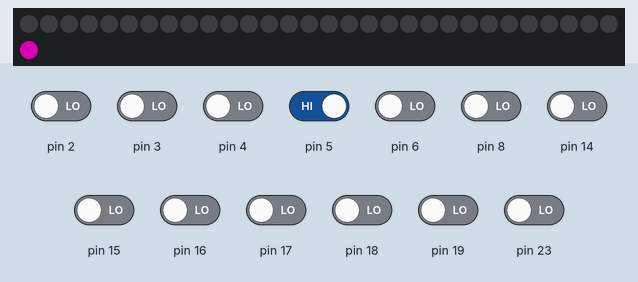
This sketch was run on a simulated Arduino Uno, built with avr-gcc and run on an emulated ATmega328P. On the bench: 31 RGB LEDs in strip order, left to right, continuing on the next row. Inputs (shaded band) come from the test bench; at power-on: pin 5 HIGH, pin 2–4, pin 6, pin 8, pin 14–19, pin 23 LOW. Dim RGB values are drawn brighter than linear; what the sketch prints to the serial monitor is not drawn.

Above: at 1.2 s.
1.3 s: pin 5 driven LOW
At 1.74 s:
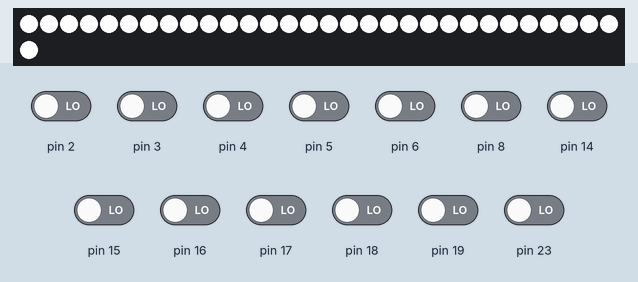
Timing chart, 0 to 4.3 s (numbered marks = the images above; inputs shaded):
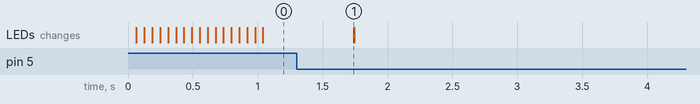

The sketch:

main.ino
```cpp
#include "DRLBlinker.h"

#define LEDS_PER_STRIP 31


DRLBlinker<7, LEDS_PER_STRIP> lxDRL("lxDRL", CHSV(0, 0, 255));
//DRLBlinker<8, LEDS_PER_STRIP> rxDRL("rxDRL", CRGB(255,255,255));


#define BLINK_FRAMES 32
Frame blink[BLINK_FRAMES] = {
	FRAME(
		2,
		ALL_RESET,
		PIXEL(0, 8, 255, 255)
	),
	FRAME(
		1,
		PIXEL(1, 8, 255, 255)
	),
	FRAME(
		1,
		PIXEL(2, 8, 255, 255)
	),
	FRAME(
		1,
		PIXEL(3, 8, 255, 255)
	),
	FRAME(
		1,
		PIXEL(4, 8, 255, 255)
	),
	FRAME(
		1,
		PIXEL(5, 8, 255, 255)
	),
	FRAME(
		1,
		PIXEL(6, 8, 255, 255)
	),
	FRAME(
		1,
		PIXEL(7, 8, 255, 255)
	),
	FRAME(
		1,
		PIXEL(8, 8, 255, 255)
	),
	FRAME(
		1,
		PIXEL(9, 8, 255, 255)
	),
	FRAME(
		1,
		PIXEL(10, 8, 255, 255)
	),
	FRAME(
		1,
		PIXEL(11, 8, 255, 255)
	),
	FRAME(
		1,
		PIXEL(12, 8, 255, 255)
	),
	FRAME(
		1,
		PIXEL(13, 8, 255, 255)
	),
	FRAME(
		1,
		PIXEL(14, 8, 255, 255)
	),
	FRAME(
		1,
		PIXEL(15, 8, 255, 255)
	),
	FRAME(
		1,
		PIXEL(16, 8, 255, 255)
	),
	FRAME(
		1,
		PIXEL(17, 8, 255, 255)
	),
	FRAME(
		1,
		PIXEL(18, 8, 255, 255)
	),
	FRAME(
		1,
		PIXEL(19, 8, 255, 255)
	),
	FRAME(
		1,
		PIXEL(20, 8, 255, 255)
	),
	FRAME(
		1,
		PIXEL(21, 8, 255, 255)
	),
	FRAME(
		1,
		PIXEL(22, 8, 255, 255)
	),
	FRAME(
		1,
		PIXEL(23, 8, 255, 255)
	),
	FRAME(
		1,
		PIXEL(24, 8, 255, 255)
	),
	FRAME(
		1,
		PIXEL(25, 8, 255, 255)
	),
	FRAME(
		1,
		PIXEL(26, 8, 255, 255)
	),
	FRAME(
		1,
		PIXEL(27, 8, 255, 255)
	),
	FRAME(
		1,
		PIXEL(28, 8, 255, 255)
	),
	FRAME(
		1,
		PIXEL(29, 8, 255, 255)
	),
	FRAME(
		1,
		PIXEL(30, 8, 255, 255)
	),
	FRAME(
		1,
		ALL_RESET
	)
};


#define STARTUP_FRAMES 18
Frame startup[STARTUP_FRAMES] = {
	FRAME(
		2,
		ALL_RESET,
		PIXEL(15, 213, 255, 255)
	),
	FRAME(
		3,
		ALL_RESET,
		PIXEL(14, 213, 255, 255),
		PIXEL(16, 213, 255, 255)
	),
	FRAME(
		3,
		ALL_RESET,
		PIXEL(13, 213, 255, 255),
		PIXEL(17, 213, 255, 255)
	),
	FRAME(
		3,
		ALL_RESET,
		PIXEL(12, 213, 255, 255),
		PIXEL(18, 213, 255, 255)
	),
	FRAME(
		3,
		ALL_RESET,
		PIXEL(11, 213, 255, 255),
		PIXEL(19, 213, 255, 255)
	),
	FRAME(
		3,
		ALL_RESET,
		PIXEL(10, 213, 255, 255),
		PIXEL(20, 213, 255, 255)
	),
	FRAME(
		3,
		ALL_RESET,
		PIXEL(9, 213, 255, 255),
		PIXEL(21, 213, 255, 255)
	),
	FRAME(
		3,
		ALL_RESET,
		PIXEL(8, 213, 255, 255),
		PIXEL(22, 213, 255, 255)
	),
	FRAME(
		3,
		ALL_RESET,
		PIXEL(7, 213, 255, 255),
		PIXEL(23, 213, 255, 255)
	),
	FRAME(
		3,
		ALL_RESET,
		PIXEL(6, 213, 255, 255),
		PIXEL(24, 213, 255, 255)
	),
	FRAME(
		3,
		ALL_RESET,
		PIXEL(5, 213, 255, 255),
		PIXEL(25, 213, 255, 255)
	),
	FRAME(
		3,
		ALL_RESET,
		PIXEL(4, 213, 255, 255),
		PIXEL(26, 213, 255, 255)
	),
	FRAME(
		3,
		ALL_RESET,
		PIXEL(3, 213, 255, 255),
		PIXEL(27, 213, 255, 255)
	),
	FRAME(
		3,
		ALL_RESET,
		PIXEL(2, 213, 255, 255),
		PIXEL(28, 213, 255, 255)
	),
	FRAME(
		3,
		ALL_RESET,
		PIXEL(1, 213, 255, 255),
		PIXEL(29, 213, 255, 255)
	),
	FRAME(
		3,
		ALL_RESET,
		PIXEL(0, 213, 255, 255),
		PIXEL(30, 213, 255, 255)
	),
	FRAME(
		3,
		PIXEL(0, 213, 255, 255),
		PIXEL(30, 213, 255, 255)
	),
	FRAME(
		3,
		PIXEL(0, 213, 255, 255),
		PIXEL(30, 213, 255, 255)
	)
};

int val;
bool blinkState = true;
volatile unsigned long blinkTime = 0;
volatile unsigned long currentTime;
bool DRLAccesa = true;

void setup() {
	Serial.begin(9600);

  	pinMode(5, INPUT);

	lxDRL.initialize(&onAnimationEnd_LX);
	//rxDRL.initialize();

	lxDRL.setupAnimation(16, startup, STARTUP_FRAMES, 60);
	lxDRL.startAnimation(16);

}

void onAnimationEnd_LX(int animationId) {
	Serial.print("LX Animation ");
	Serial.print(animationId);
	Serial.println(" ended");

	switch(animationId) {
		case 16: { //startup
			lxDRL.setupAnimation(17, blink, BLINK_FRAMES, 30);
			lxDRL.showDRL();
			DRLAccesa = true;
			//lxDRL.startAnimation(17);
			break;
		}
	}
}

void loop() {
	val = digitalRead(5); //1

  	currentTime = millis(); //3000

  	//3110 - 3000 = 110 > 100 si
  	if(currentTime - blinkTime > 100) {
		if(val == LOW && blinkState == false) {
			blinkState = true;
			DRLAccesa = false;
			//Serial.println("ACCESO");
			blinkTime = currentTime;
			lxDRL.startAnimation(17);
		} else if(val == HIGH && blinkState == true) {
			blinkState = false;
			DRLAccesa = false;
			//Serial.println("SPENTO");
			//blinkTime = currentTime;
			//lxDRL.stopAnimation();
		}
  	}

  	if(currentTime - blinkTime > BLINK_FRAMES * 40 && DRLAccesa == false && val == HIGH) {
  		//Serial.println("FERMO DA TROPPO");
  		DRLAccesa = true;
  		lxDRL.reset();
  		lxDRL.showDRL();
  	}


	/*
	 * lxDRL animation
	 */
	lxDRL.render();
}
```

DRLBlinker.h
```cpp
#ifndef DRLBlinker_h
	#define DRLBlinker_h
	#include "Arduino.h"
	#include <FastLED.h>


	//#define NUM_ARGS_(_1, _2, _3, _4, _5, _6, _7, _8, _9, _10, _11, _12, _13, _14, _15, _16, _17, _18, _19, _20, _21, _22, _23, _24, _25, _26, _27, _28, _29, _30, _31, _32, _33, _34, _35, _36, _37, _38, _39, _40, _41, _42, _43, _44, _45, _46, _47, _48, _49, _50, N, ...) N
	//#define COUNT_ARGS(...) NUM_ARGS_(__VA_ARGS__, 50, 49, 48, 47, 46, 45, 44, 43, 42, 41, 40, 39, 38, 37, 36, 35, 34, 33, 32, 31, 30, 29, 28, 27, 26, 25, 24, 23, 22, 21, 20, 19, 18, 17, 16, 15, 14, 13, 12, 11, 10, 9, 8, 7, 6, 5, 4, 3, 2, 1)

	#define ALL_RESET {1000, CHSV(0, 0, 0)}

	#define PIXEL(n, h, s, v) {n, CHSV(h, s, v)}
	#define FRAME(N, PX...) {N, new Pixel[N] { PX }}

	struct Pixel {
		uint16_t led_index;
		CHSV color;
	};

	struct Frame {
		int frame_size;
		Pixel* pixels;
		//int delay;
	};


	template <uint8_t DATA_PIN, uint16_t NUM_LEDS> class DRLBlinker {
		private:
			CHSV DRLColor;
			CRGB _leds[NUM_LEDS];

			uint16_t animation_speed = 500;
			uint16_t current_frame = 0;
			uint16_t max_frames;
			Frame* current_animation;
			int current_animation_id;
			volatile unsigned long last_frame_time;
			void (*onAnimationEnd)(int);

		public:
			const char* DRLName;
			bool animation_active = false;

			DRLBlinker(const char* name, CHSV color) : DRLName(name) {
				setDRLColor(color);
			}

			void initialize(int (*callback)(int)) {
				FastLED.addLeds<WS2812, DATA_PIN, GRB>(_leds, NUM_LEDS);

				onAnimationEnd = callback;

				reset();
				//showDRL();
			}

			void setDRLColor(CHSV color) {
				DRLColor = color;
			}

			void reset() {
				fill_solid(_leds, NUM_LEDS, CRGB::Black);
				FastLED.show();
			}

			void showDRL() {
				Serial.println("showDRL");
				for(int i = 0; i < DRLColor.value; i++) {
					if(animation_active == true) break;
					fill_solid(_leds, NUM_LEDS, CHSV(DRLColor.hue, DRLColor.saturation, i));
					FastLED.show();
				}
			}

			uint16_t nextFrameIndex() {
				if(current_frame < max_frames - 1) {
					return current_frame + 1;
				} else {
					return -1;
				}
			}

			void setupAnimation(int animationID, Frame* animation, uint16_t animation_size, uint16_t speed) {
				Serial.println("setupAnimation");
				deleteAnimationMemory();
				animation_speed = speed;
				current_animation = animation;
				max_frames = animation_size;
				current_animation_id = animationID;
			}

			void startAnimation(int animationID) {
				if(animationID == current_animation_id) {
					current_frame = 0;
					animation_active = true;
				}
			}

			void stopAnimation() {
				current_frame = 0;
				animation_active = false;

				onAnimationEnd(current_animation_id);
			}

			void deleteAnimationMemory() {
				for(int i = 0; i < sizeof(current_animation) / sizeof(Frame); i++) {
					delete current_animation[i].pixels;
				}
				delete current_animation;
			}

			void render() {
				volatile unsigned long currentTime = millis();

				if(animation_active) {
					if(currentTime - last_frame_time > animation_speed) {
						last_frame_time = currentTime;
						for(int i = 0; i < current_animation[current_frame].frame_size; i++) {
							switch(current_animation[current_frame].pixels[i].led_index) {
								case 1000: { //ALL_RESET
									reset();
									break;
								}
								default: {
									/*CHSV currentColor = rgb2hsv_approximate(_leds[current_animation[current_frame].pixels[i].led_index - 1001]);*/
									_leds[current_animation[current_frame].pixels[i].led_index] = current_animation[current_frame].pixels[i].color;
									break;
								}
							}
						}

						FastLED.show();

						const uint16_t next_frame = nextFrameIndex();
						if(next_frame == -1) {
							stopAnimation();
						} else {
							current_frame = next_frame;
						}
					}
				}
			}
	};
#endif
```
